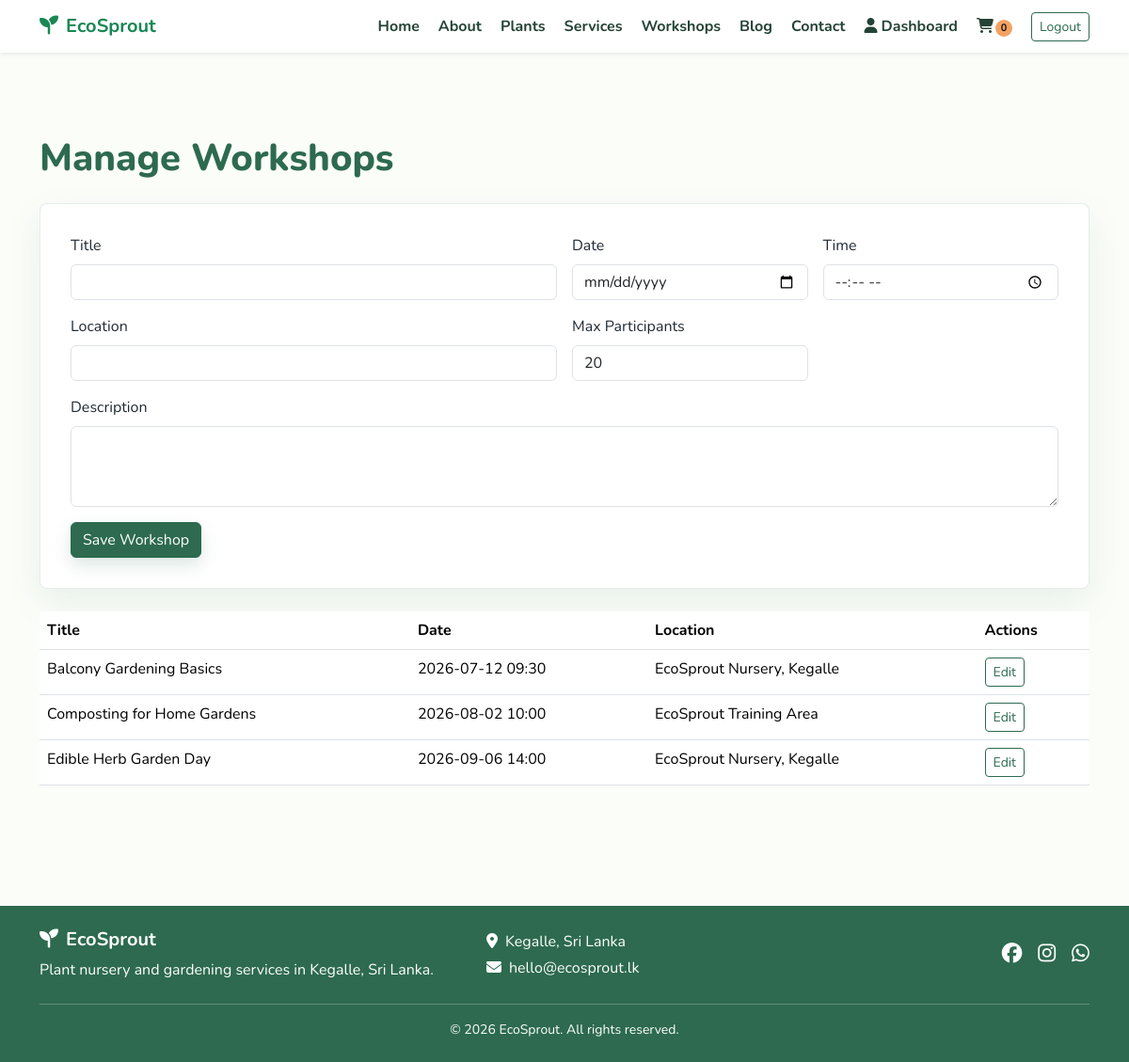
The page /staff/manage_workshops.php (signed in) on the database its author committed.
### tables this page shows
CREATE TABLE workshops (
    id INT AUTO_INCREMENT PRIMARY KEY,
    title VARCHAR(160) NOT NULL,
    description TEXT NOT NULL,
    date DATE NOT NULL,
    time TIME NOT NULL,
    location VARCHAR(180) NOT NULL,
    max_participants INT NOT NULL DEFAULT 20,
    created_by INT NULL,
    CONSTRAINT fk_workshops_created_by FOREIGN KEY (created_by) REFERENCES users(id) ON DELETE SET NULL
);

### includes/functions.php (called while the page is built, shortened)
<?php
function e(?string $value): string
{
    return htmlspecialchars((string) $value, ENT_QUOTES, 'UTF-8');
}
function current_user(): ?array
{
    return $_SESSION['user'] ?? null;
}
function app_url(string $path = ''): string
{
    $root = realpath(__DIR__ . '/..');
    $documentRoot = realpath($_SERVER['DOCUMENT_ROOT'] ?? '');
    $base = '/EcoSprout_plant_nursery_c';
    if ($root && $documentRoot && strpos($root, $documentRoot) === 0) {
        $base = '/' . trim(str_replace(DIRECTORY_SEPARATOR, '/', substr($root, strlen($documentRoot))), '/');
    }
    return rtrim($base, '/') . '/' . ltrim($path, '/');
}
function cart_count(): int
{
    return array_sum($_SESSION['cart'] ?? []);
}

### staff/manage_workshops.php (the view, shortened to what this page needs)
<?php
require_once __DIR__ . '/../config/db.php';
$editWorkshop = null;
$workshops = $pdo->query('SELECT * FROM workshops ORDER BY date, time')->fetchAll();
include __DIR__ . '/../includes/header.php';
?>
<section class="section-band">
    <div class="container">
        <h1 class="section-title mb-4">Manage Workshops</h1>
        <form method="post" class="auth-panel mb-4">
            <div class="row g-3">
                <div class="col-md-6"><label class="form-label">Title</label><input class="form-control" name="title" value="<?= e($editWorkshop['title'] ?? '') ?>" required></div>
                <div class="col-md-3"><label class="form-label">Date</label><input class="form-control" type="date" name="date" value="<?= e($editWorkshop['date'] ?? '') ?>" required></div>
                <div class="col-md-3"><label class="form-label">Time</label><input class="form-control" type="time" name="time" value="<?= e($editWorkshop['time'] ?? '') ?>" required></div>
                <div class="col-md-6"><label class="form-label">Location</label><input class="form-control" name="location" value="<?= e($editWorkshop['location'] ?? '') ?>"></div>
                <div class="col-md-3"><label class="form-label">Max Participants</label><input class="form-control" type="number" name="max_participants" value="<?= e((string) ($editWorkshop['max_participants'] ?? 20)) ?>"></div>
                <div class="col-12"><label class="form-label">Description</label><textarea class="form-control" name="description" rows="3"><?= e($editWorkshop['description'] ?? '') ?></textarea></div>
                <div class="col-12"><button class="btn btn-success" type="submit">Save Workshop</button></div>
            </div>
        </form>
        <div class="table-responsive">
            <table class="table bg-white">
                <thead><tr><th>Title</th><th>Date</th><th>Location</th><th>Actions</th></tr></thead>
                <tbody>
                <?php foreach ($workshops as $workshop): ?>
                    <tr>
                        <td><?= e($workshop['title']) ?></td>
                        <td><?= e($workshop['date']) ?> <?= e(substr($workshop['time'], 0, 5)) ?></td>
                        <td><?= e($workshop['location']) ?></td>
                        <td><a class="btn btn-sm btn-outline-success" href="?edit=<?= (int) $workshop['id'] ?>">Edit</a></td>
                    </tr>
                <?php endforeach; ?>
                </tbody>
            </table>
        </div>
    </div>
</section>
<?php include __DIR__ . '/../includes/footer.php'; ?>

### includes/header.php (shortened to what this page needs)
<?php
require_once __DIR__ . '/functions.php';
?>
<!doctype html>
<html lang="en">
<head>
    <link href="https://cdn.jsdelivr.net/npm/bootstrap@5.3.3/dist/css/bootstrap.min.css" rel="stylesheet">
    <link href="https://cdnjs.cloudflare.com/ajax/libs/font-awesome/6.5.2/css/all.min.css" rel="stylesheet">
    <link href="<?= e(app_url('assets/css/style.css')) ?>" rel="stylesheet">
</head>
<body>
<?php include __DIR__ . '/navbar.php'; ?>
<main>
    <div class="container pt-4">
    </div>

### includes/navbar.php (shortened to what this page needs)
<?php $user = current_user(); ?>
<nav class="navbar navbar-expand-lg bg-white shadow-sm sticky-top">
    <div class="container">
        <a class="navbar-brand fw-bold text-success" href="<?= e(app_url('index.php')) ?>">
            <i class="fa-solid fa-seedling me-2"></i>EcoSprout
        </a>
        <div class="collapse navbar-collapse" id="mainNav">
            <ul class="navbar-nav ms-auto align-items-lg-center gap-lg-1">
                <li class="nav-item"><a class="nav-link" href="<?= e(app_url('index.php')) ?>">Home</a></li>
                <li class="nav-item"><a class="nav-link" href="<?= e(app_url('about.php')) ?>">About</a></li>
                <li class="nav-item"><a class="nav-link" href="<?= e(app_url('catalogue.php')) ?>">Plants</a></li>
                <li class="nav-item"><a class="nav-link" href="<?= e(app_url('services.php')) ?>">Services</a></li>
                <li class="nav-item"><a class="nav-link" href="<?= e(app_url('workshops.php')) ?>">Workshops</a></li>
                <li class="nav-item"><a class="nav-link" href="<?= e(app_url('blog.php')) ?>">Blog</a></li>
                <li class="nav-item"><a class="nav-link" href="<?= e(app_url('contact.php')) ?>">Contact</a></li>
                <?php if ($user): ?>
                    <li class="nav-item"><a class="nav-link" href="<?= e(app_url($user['role'] . '/dashboard.php')) ?>"><i class="fa-solid fa-user me-1"></i>Dashboard</a></li>
                    <li class="nav-item"><a class="nav-link position-relative" href="<?= e(app_url('customer/cart.php')) ?>"><i class="fa-solid fa-cart-shopping"></i><span class="cart-pill"><?= cart_count() ?></span></a></li>
                    <li class="nav-item"><a class="btn btn-outline-success btn-sm ms-lg-2" href="<?= e(app_url('auth/logout.php')) ?>">Logout</a></li>
                <?php else: ?>
                    <li class="nav-item"><a class="nav-link" href="<?= e(app_url('auth/login.php')) ?>"><i class="fa-solid fa-right-to-bracket me-1"></i>Login</a></li>
                    <li class="nav-item"><a class="btn btn-success btn-sm ms-lg-2" href="<?= e(app_url('auth/register.php')) ?>">Register</a></li>
                <?php endif; ?>
            </ul>
        </div>
    </div>
</nav>

### includes/footer.php (shortened to what this page needs)
    </main>
    <footer class="site-footer mt-5">
        <div class="container py-4">
            <div class="row g-4 align-items-center">
                <div class="col-md-5">
                    <h5 class="fw-bold mb-2"><i class="fa-solid fa-seedling me-2"></i>EcoSprout</h5>
                    <p class="mb-0">Plant nursery and gardening services in Kegalle, Sri Lanka.</p>
                </div>
                <div class="col-md-4">
                    <p class="mb-1"><i class="fa-solid fa-location-dot me-2"></i>Kegalle, Sri Lanka</p>
                    <p class="mb-0"><i class="fa-solid fa-envelope me-2"></i>hello@ecosprout.lk</p>
                </div>
                <div class="col-md-3 text-md-end social-links">
                    <i class="fa-brands fa-facebook"></i>
                    <i class="fa-brands fa-instagram"></i>
                    <i class="fa-brands fa-whatsapp"></i>
                </div>
            </div>
            <div class="border-top border-light border-opacity-25 mt-4 pt-3 text-center small">
                <p class="mb-0">&copy; 2026 EcoSprout. All rights reserved.</p>
            </div>
        </div>
    </footer>
</body>
</html>

### assets/css/style.css (style rules this page uses)
:root { --green: #2d6a4f; --leaf: #74c69d; --mint: #f1faee; --ink: #1f2933; --gold: #f4a261; }
* { letter-spacing: 0; }
body { background: #fbfdf9; color: var(--ink); font-family: "Nunito", Arial, sans-serif; overflow-x: hidden; }
.navbar { transition: box-shadow .25s ease, transform .25s ease; }
.navbar .nav-link { color: #244236; font-weight: 700; position: relative; }
.navbar .nav-link::after { background: var(--leaf); bottom: 4px; content: ""; height: 2px; left: .5rem; position: absolute; transform: scaleX(0); transform-origin: left; transition: transform .25s ease; width: calc(100% - 1rem); }
.cart-pill { background: var(--gold); border-radius: 50%; color: #111; display: inline-grid; font-size: .68rem; height: 18px; margin-left: 2px; place-items: center; width: 18px; }
.section-band { padding: 4rem 0; }
.section-title { color: var(--green); font-weight: 800; }
.btn-success { background: var(--green); border-color: var(--green); box-shadow: 0 8px 18px rgba(45, 106, 79, .16); transition: background .2s ease, border-color .2s ease, box-shadow .2s ease, transform .2s ease; }
.btn-outline-success { border-color: var(--green); color: var(--green); transition: background .2s ease, border-color .2s ease, color .2s ease, transform .2s ease; }
.auth-panel { background: #fff; border: 1px solid rgba(45, 106, 79, .12); border-radius: 8px; box-shadow: 0 14px 38px rgba(45, 106, 79, .09); padding: 2rem; }
.site-footer { background: var(--green); color: #fff; }
.social-links i { font-size: 1.35rem; margin-left: .8rem; transition: transform .2s ease; }
.reveal-on-scroll { opacity: 0; transform: translateY(24px); transition: opacity .65s ease, transform .65s ease; }
.reveal-on-scroll.is-revealed { opacity: 1; transform: translateY(0); }

### rows shown on the page
workshops: title "Balcony Gardening Basics", date "2026-07-12", time "09:30", location "EcoSprout Nursery, Kegalle"
workshops: title "Composting for Home Gardens", date "2026-08-02", time "10:00", location "EcoSprout Training Area"
workshops: title "Edible Herb Garden Day", date "2026-09-06", time "14:00", location "EcoSprout Nursery, Kegalle"

### other values the page prints
cart_count() "0"
